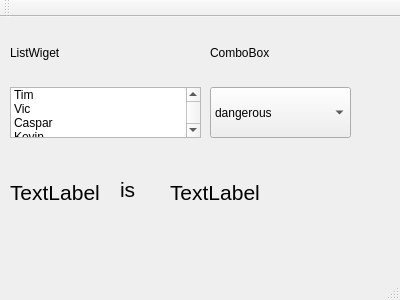
<?xml version="1.0" encoding="UTF-8"?>
<ui version="4.0">
 <class>MainWindow</class>
 <widget class="QMainWindow" name="MainWindow">
  <property name="geometry">
   <rect>
    <x>0</x>
    <y>0</y>
    <width>400</width>
    <height>300</height>
   </rect>
  </property>
  <property name="windowTitle">
   <string>MainWindow</string>
  </property>
  <widget class="QWidget" name="centralWidget">
   <widget class="QComboBox" name="comboBox">
    <property name="geometry">
     <rect>
      <x>210</x>
      <y>70</y>
      <width>141</width>
      <height>51</height>
     </rect>
    </property>
    <item>
     <property name="text">
      <string>dangerous</string>
     </property>
    </item>
    <item>
     <property name="text">
      <string>smart</string>
     </property>
    </item>
    <item>
     <property name="text">
      <string>terrible</string>
     </property>
    </item>
    <item>
     <property name="text">
      <string>handsome</string>
     </property>
    </item>
   </widget>
   <widget class="QLabel" name="label">
    <property name="geometry">
     <rect>
      <x>10</x>
      <y>20</y>
      <width>141</width>
      <height>31</height>
     </rect>
    </property>
    <property name="text">
     <string>ListWiget</string>
    </property>
   </widget>
   <widget class="QListWidget" name="listWidget">
    <property name="geometry">
     <rect>
      <x>10</x>
      <y>70</y>
      <width>191</width>
      <height>51</height>
     </rect>
    </property>
    <item>
     <property name="text">
      <string>Tim</string>
     </property>
    </item>
    <item>
     <property name="text">
      <string>Vic</string>
     </property>
    </item>
    <item>
     <property name="text">
      <string>Caspar</string>
     </property>
    </item>
    <item>
     <property name="text">
      <string>Kevin</string>
     </property>
    </item>
   </widget>
   <widget class="QLabel" name="label_2">
    <property name="geometry">
     <rect>
      <x>210</x>
      <y>20</y>
      <width>141</width>
      <height>31</height>
     </rect>
    </property>
    <property name="text">
     <string>ComboBox</string>
    </property>
   </widget>
   <widget class="QLabel" name="peopleLabel">
    <property name="geometry">
     <rect>
      <x>10</x>
      <y>160</y>
      <width>111</width>
      <height>31</height>
     </rect>
    </property>
    <property name="font">
     <font>
      <pointsize>16</pointsize>
     </font>
    </property>
    <property name="text">
     <string>TextLabel</string>
    </property>
   </widget>
   <widget class="QLabel" name="label_3">
    <property name="geometry">
     <rect>
      <x>120</x>
      <y>162</y>
      <width>47</width>
      <height>20</height>
     </rect>
    </property>
    <property name="font">
     <font>
      <pointsize>16</pointsize>
     </font>
    </property>
    <property name="text">
     <string>is</string>
    </property>
   </widget>
   <widget class="QLabel" name="ADJlabel">
    <property name="geometry">
     <rect>
      <x>170</x>
      <y>160</y>
      <width>131</width>
      <height>31</height>
     </rect>
    </property>
    <property name="font">
     <font>
      <pointsize>16</pointsize>
     </font>
    </property>
    <property name="text">
     <string>TextLabel</string>
    </property>
   </widget>
  </widget>
  <widget class="QMenuBar" name="menuBar">
   <property name="geometry">
    <rect>
     <x>0</x>
     <y>0</y>
     <width>400</width>
     <height>22</height>
    </rect>
   </property>
  </widget>
  <widget class="QToolBar" name="mainToolBar">
   <attribute name="toolBarArea">
    <enum>TopToolBarArea</enum>
   </attribute>
   <attribute name="toolBarBreak">
    <bool>false</bool>
   </attribute>
  </widget>
  <widget class="QStatusBar" name="statusBar"/>
 </widget>
 <layoutdefault spacing="6" margin="11"/>
 <resources/>
 <connections/>
</ui>
